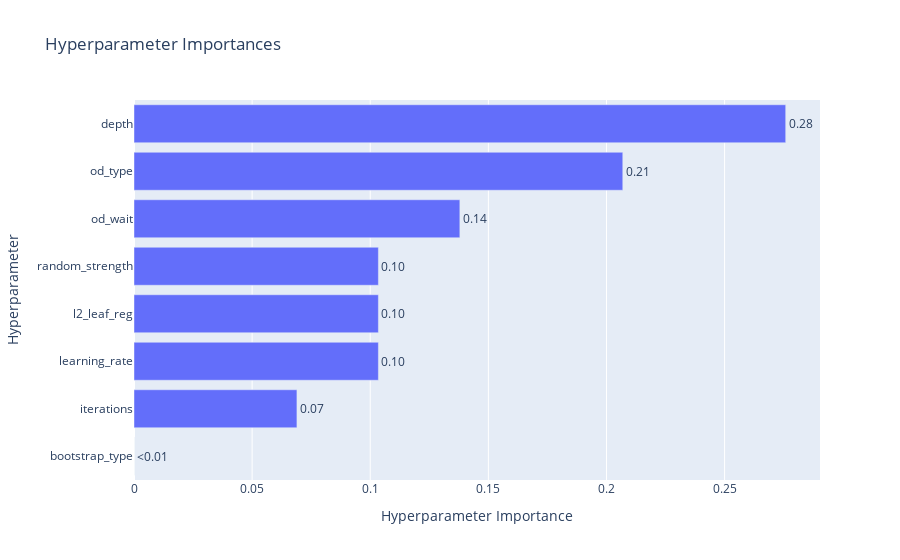

The cell this chart's notebook holds for it:
### Code cell
from optuna.visualization import plot_param_importances

fig = plot_param_importances(study)
fig.show()

### Figure 1 — Plotly figure (JSON) as saved in the notebook; plotly's stock layout.template omitted (floating-point values rounded to 4 significant figures)
{"data": [{"cliponaxis": false, "hovertemplate": ["bootstrap_type (CategoricalDistribution): 0.0<extra></extra>", "iterations (IntDistribution): 0.06896551724137942<extra></extra>", "learning_rate (FloatDistribution): 0.10344827586206852<extra></extra>", "l2_leaf_reg (FloatDistribution): 0.10344827586206916<extra></extra>", "random_strength (FloatDistribution): 0.10344827586206974<extra></extra>", "od_wait (IntDistribution): 0.13793103448275884<extra></extra>", "od_type (CategoricalDistribution): 0.20689655172413826<extra></extra>", "depth (IntDistribution): 0.275862068965516<extra></extra>"], "name": "Objective Value", "orientation": "h", "text": ["<0.01", "0.07", "0.10", "0.10", "0.10", "0.14", "0.21", "0.28"], "textposition": "outside", "type": "bar", "x": [0, 0.06897, 0.1034, 0.1034, 0.1034, 0.1379, 0.2069, 0.2759], "y": ["bootstrap_type", "iterations", "learning_rate", "l2_leaf_reg", "random_strength", "od_wait", "od_type", "depth"]}], "layout": {"autosize": true, "title": {"text": "Hyperparameter Importances"}, "xaxis": {"autorange": true, "range": [0, 0.2904], "title": {"text": "Hyperparameter Importance"}, "type": "linear"}, "yaxis": {"autorange": true, "range": [-0.5, 7.5], "title": {"text": "Hyperparameter"}, "type": "category"}}}
